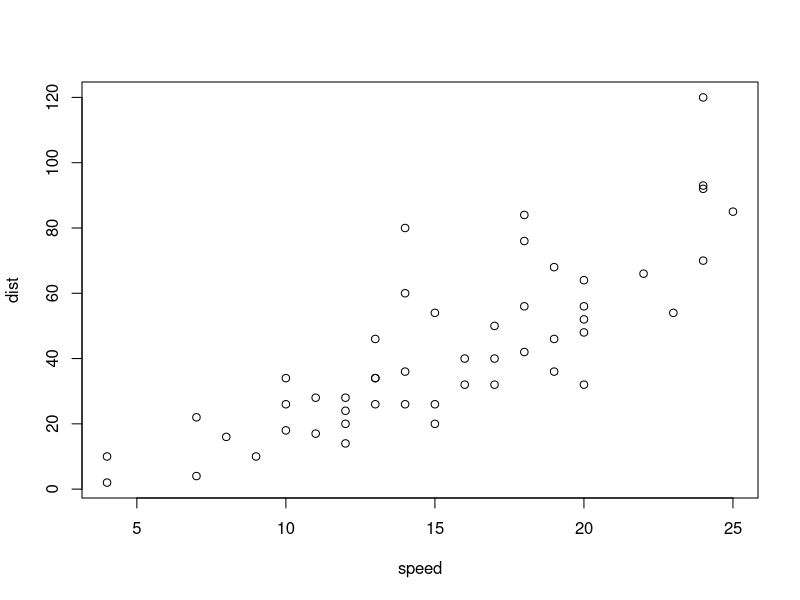
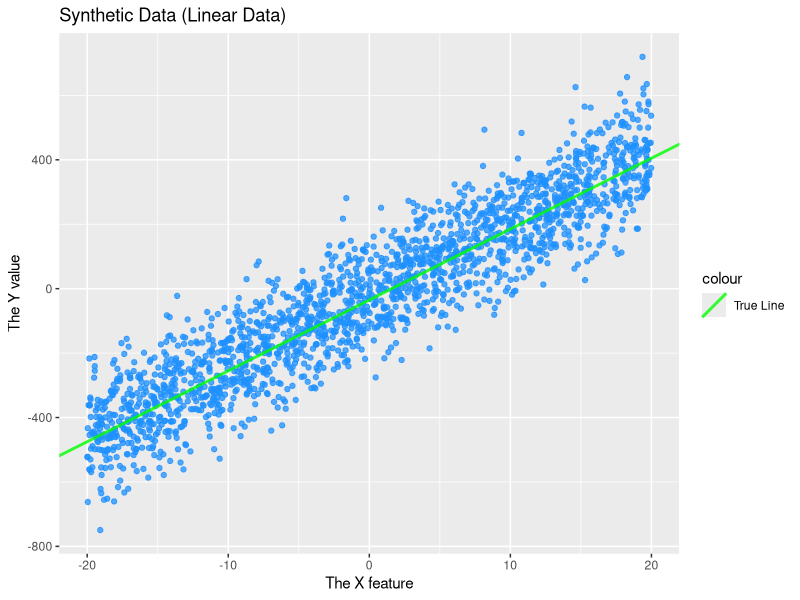
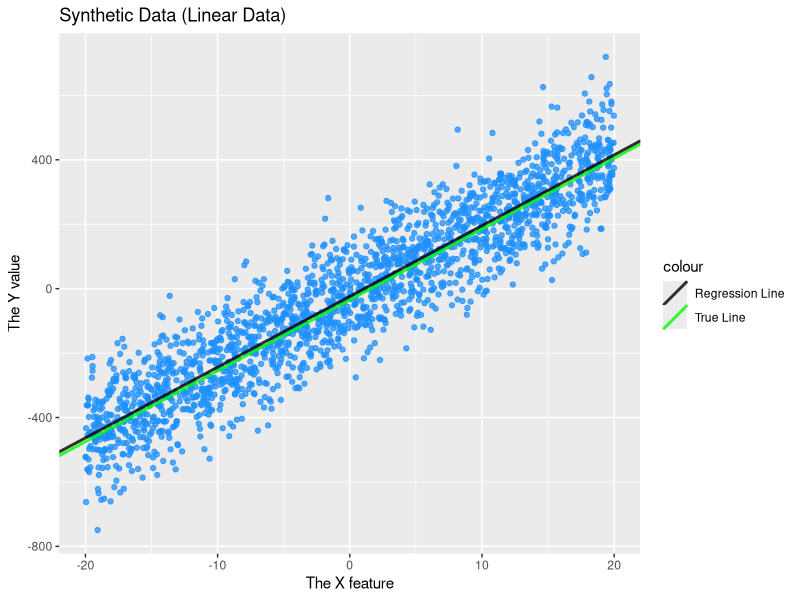
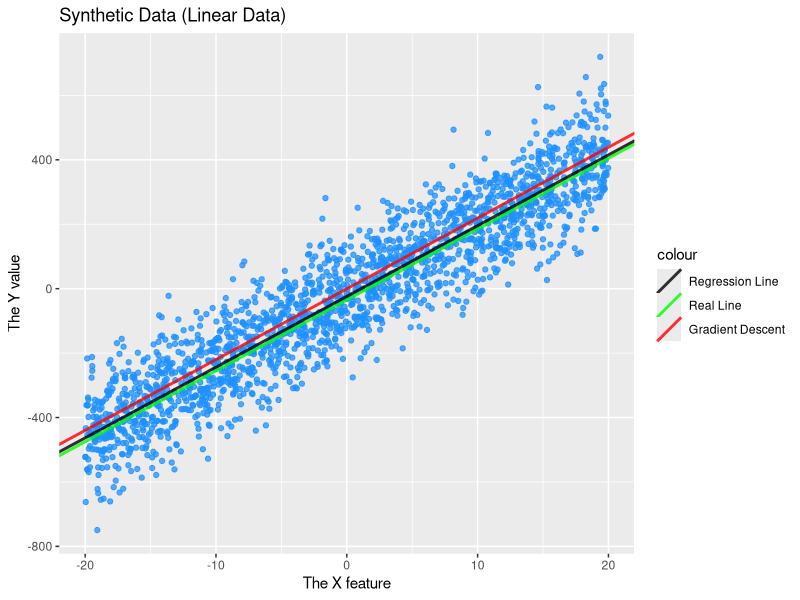
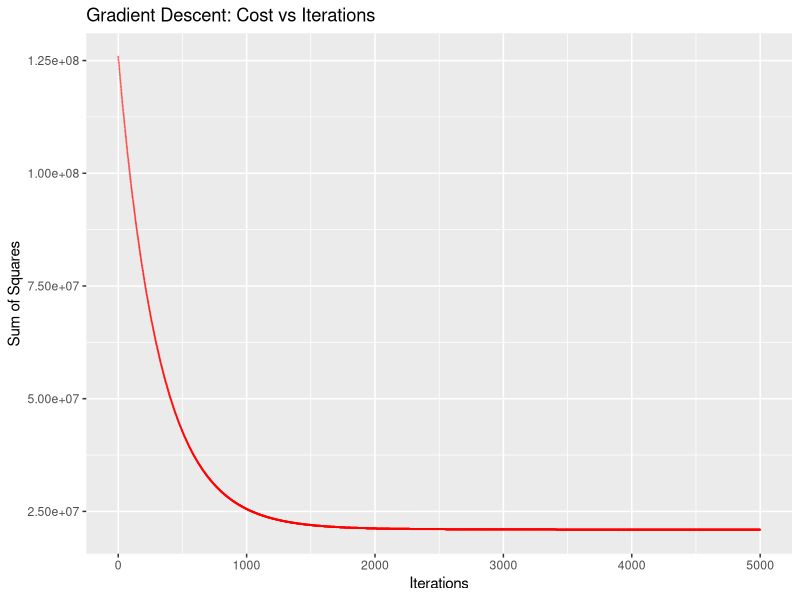
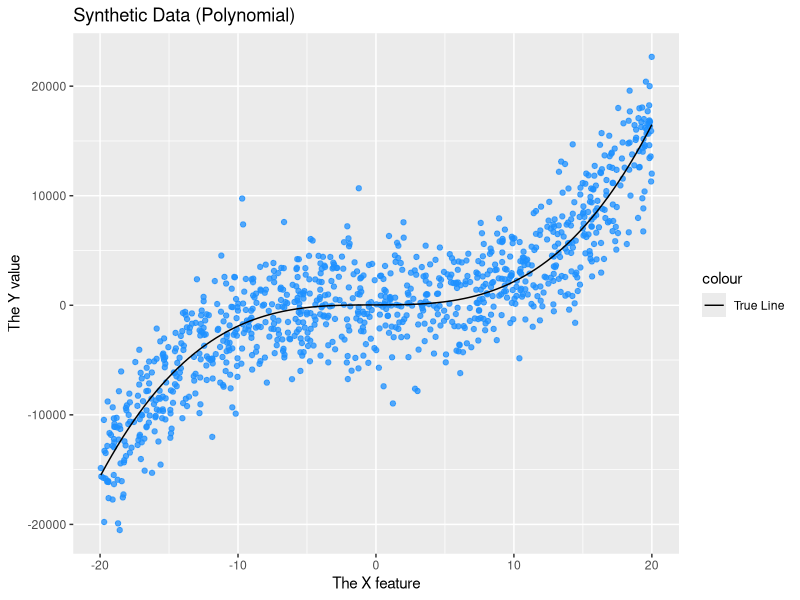
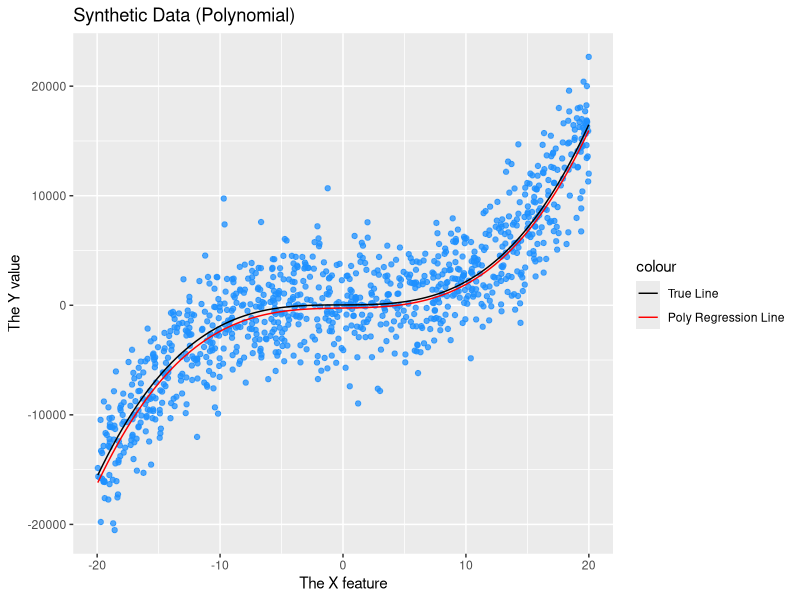
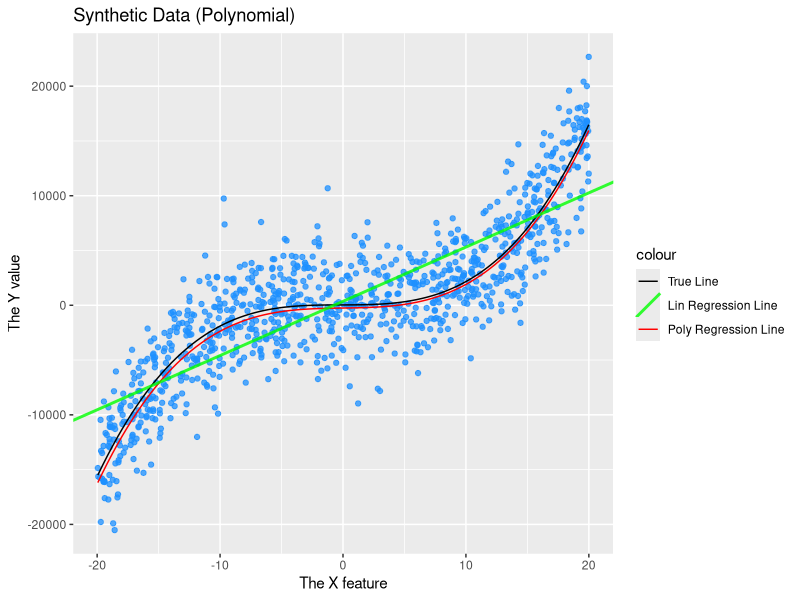

Source code (R) for these figures, in order:
## ---- chunk 1
plot(cars)
## ---- chunk 2
if (!require(ggplot2, quietly=TRUE)) {
  install.packages("ggplot2")
  library(ggplot2)
}

if (!require(GGally, quietly=TRUE)) {
  install.packages("GGally")
  library(GGally)
}
## ---- chunk 3
sumOfSquaresCost <- function(x, y, theta) {
  X <- matrix(c(1), ncol=length(x))
  X <- rbind(X, x)
  return(sum((y - (t(theta) %*% X)) ^ 2))
}

sumOfSquaresGrad <- function(x, y, theta) {
  X <- matrix(c(1), ncol=length(x))
  X <- rbind(X, x)
  tmp <- y - (t(theta) %*% X)
  rowWise <- sweep(X,MARGIN=2, tmp,`*`)
  return(-2 * matrix(rowSums(rowWise)))
}

sigmoidFunction <- function(x) {
  return(1/(1 + exp(-x)))
}

logisticCost <- function(x, y, theta) {
  X <- matrix(c(1), ncol=length(x))
  X <- rbind(X, x)
  h <- sapply(t(theta) %*% X, sigmoidFunction)
  totalCost <- 0
  for (i in 1:length(h)) {
    elementCost <- -(y[i] * log(h[i])) - ((1 - y) * log(1 - h[i]))
    totalCost <- totalCost + elementCost
  }
  return(totalCost)
}

logisticCostGrad <- function(x, y, theta) {
  X <- matrix(c(1), ncol=length(x))
  X <- rbind(X, x)
  h <- sapply(t(theta) %*% X, sigmoidFunction)
  tmp <- h - y
  rowWise <- sweep(X,MARGIN=2, tmp,`*`)
  return(matrix(rowSums(rowWise)))
}

polySumOfSquaresCost <- function(x, y, genFunction) {
  return(sum((y - sapply(x, genFunction)) ^ 2))
}
## ---- chunk 4
gradDescent <- function(x, y, theta, costFun, costGrad, alpha, maxIter, verbose=FALSE) {
  cost <- c(length=maxIter + 1)
  cost[1] <- costFun(x, y, theta)
  iter <- 0
  while (iter < maxIter) {
    theta <- theta - (alpha * costGrad(x, y, theta))
    iterCost <- costFun(x, y, theta)
    cost[iter + 2] <- iterCost
    if (verbose) {
      print(sprintf("Iter: %f/%f, Cost: %f", iter + 1, maxIter, iterCost))
    }
    iter <- iter + 1
  }
  return(list("theta"=theta, "cost"=cost))
}
## ---- chunk 5
linearTheta <- matrix(c(-35, 22))
dataSize <- 2000
# Don't forget that seed
set.seed(123)
# Generate the x values between -20 and 20
linearX <- runif(dataSize, min=-20, max=20)
# To generate y, we need to append a row of 1's for the intercept
linearM <- matrix(c(1), ncol=length(linearX))
linearM <- rbind(linearM, linearX)
# The actual generation. Do matrix multiplication to generate the line values then add normal noise
linearY <- c(t(linearTheta) %*% linearM + rnorm(length(linearX), mean=10, sd=100))
## ---- chunk 6
# Store in a data frame so we can plot it
linearDf <- data.frame(x=linearX, y=linearY)
linearPlot <- ggplot(linearDf, aes(x, y)) +
  geom_point(colour="dodgerblue",alpha=0.75) +
  geom_abline(aes(colour="green", intercept=linearTheta[1], slope=linearTheta[2]), alpha=0.8, size=1) +
  scale_color_identity(labels=c("True Line"), guide="legend") +
  ggtitle("Synthetic Data (Linear Data)") +
  labs(y="The Y value", x = "The X feature")
linearPlot
## ---- chunk 7
linearDataRegression <- lm(linearY ~ linearX)
linearDataRegression
## ---- chunk 8
linearPlot <- linearPlot +
  geom_abline(aes(colour="black", intercept=linearDataRegression$coefficients[1], slope=linearDataRegression$coefficients[2]), alpha=0.8, size=1) +
  scale_color_identity(labels=c("Regression Line", "True Line"), guide="legend")
linearPlot
## ---- chunk 9
initTheta <- matrix(c(1, 2))
gradResults <- gradDescent(linearX, linearY, initTheta, sumOfSquaresCost, sumOfSquaresGrad, 3E-9, 5000)
gradResults$theta
## ---- chunk 10
linearPlot <- linearPlot +
  geom_abline(aes(colour="red", intercept=gradResults$theta[1], slope=gradResults$theta[2]), alpha=0.8, size=1) +
  scale_color_identity(labels=c("Regression Line", "Real Line", "Gradient Descent"), guide="legend")
linearPlot
## ---- chunk 11
gradDf <- data.frame(iter=1:length(gradResults$cost), cost=gradResults$cost)
costP <- ggplot(gradDf, aes(iter, cost)) +
  geom_point(colour="red",alpha=0.75, shape=42) +
  ggtitle("Gradient Descent: Cost vs Iterations") +
  labs(y="Sum of Squares", x = "Iterations")
costP
## ---- chunk 12
# Real line
sumOfSquaresCost(linearX, linearY, linearTheta)
sumOfSquaresCost(linearX, linearY, linearTheta) / length(linearX)
# Built in R lm (Maximum likelihood estimator?)
mleTheta <- matrix(c(linearDataRegression$coefficients))
sumOfSquaresCost(linearX, linearY, mleTheta)
sumOfSquaresCost(linearX, linearY, mleTheta) / length(linearX)
# Gradient Descent
sumOfSquaresCost(linearX, linearY, gradResults$theta)
sumOfSquaresCost(linearX, linearY, gradResults$theta) / length(linearX)
## ---- chunk 13
summary(linearDataRegression)
## ---- chunk 14
# First off, let's create a function that will create a function for a particular theta
genYFunction <- function(t) {
  genY <- function(x) {
    return((t[4] * (x ^ 3)) + (t[3] * (x ^ 2)) + (t[2] *  x) - t[1])
  }
  return(genY)
}

polyTheta <- matrix(c(-33, 3, 1, 2))
dataSize <- 1000
# Another. 10 because class starts at 10.
set.seed(10)
polyX <- runif(dataSize, min=-20, max=20)
realFunction <- genYFunction(polyTheta)
polyY <- sapply(polyX, realFunction) + rnorm(length(polyX), mean=32, sd=3000)
## ---- chunk 15
# Store in df to plot
polyDf <- data.frame(x=polyX, y=polyY)
polyP <- ggplot(polyDf, aes(x, y)) +
  geom_point(colour="dodgerblue",alpha=0.75) +
  stat_function(fun = realFunction, aes(colour = "black")) +
  scale_color_identity(labels=c("True Line"), guide="legend") +
  ggtitle("Synthetic Data (Polynomial)") +
  labs(y="The Y value", x = "The X feature")
polyP
## ---- chunk 16
# While we still use lm(), the parameters are different now
nonlinReg <- lm(polyY ~ polyX + I(polyX^2) + I(polyX^3))
nonlinReg
## ---- chunk 17
polyFitFunction <- genYFunction(nonlinReg$coefficients)
polyP <- polyP +
  stat_function(fun = polyFitFunction, aes(colour = "red")) +
  scale_color_identity(labels=c("True Line", "Poly Regression Line"), guide="legend")
polyP
## ---- chunk 18
linReg <- lm(polyY ~ polyX)
linReg
## ---- chunk 19
polyP <- polyP +
  geom_abline(aes(colour="green", intercept=linReg$coefficients[1], slope=linReg$coefficients[2]), alpha=0.8, size=1) +
  scale_color_identity(labels=c("True Line", "Lin Regression Line", "Poly Regression Line"), guide="legend")
polyP
## ---- chunk 20
# Real line
polySumOfSquaresCost(polyX, polyY, realFunction)
polySumOfSquaresCost(polyX, polyY, realFunction) / length(polyX)
# Polynomial regression
polySumOfSquaresCost(polyX, polyY, polyFitFunction)
polySumOfSquaresCost(polyX, polyY, polyFitFunction) / length(polyX)
# Linear regression
mleTheta <- matrix(c(linReg$coefficients))
sumOfSquaresCost(polyX, polyY, mleTheta)
sumOfSquaresCost(polyX, polyY, mleTheta) / length(polyX)
## ---- chunk 21
summary(nonlinReg)
summary(linReg)
## ---- chunk 22
iris
## ---- chunk 23
ggpairs(iris, aes(colour = Species, alpha = 0.4), columns = 1:4, title = "Iris Pairwise Features plot")
## ---- chunk 24
# Filter for desired classes
onlySetosa = iris[iris$Species == "setosa", ]
onlyVersicolor = iris[iris$Species == "versicolor", ]
# Create train and test 75/25 split
# Surprise, another seed
set.seed(410)
setosaSplit <- sample.int(n = nrow(onlySetosa), size = floor(0.75 * nrow(onlySetosa)), replace = F)
versicolorSplit <- sample.int(n = nrow(onlyVersicolor), size = floor(0.75 * nrow(onlyVersicolor)), replace = F)
trainSetosa <- onlySetosa[setosaSplit,]
trainVersicolor <- onlyVersicolor[versicolorSplit, ]
testSetosa <- onlySetosa[-setosaSplit, ]
testVersicolor <- onlyVersicolor[-versicolorSplit, ]
irisTrain <- rbind(trainSetosa, trainVersicolor)
irisTest <- rbind(testSetosa, testVersicolor)
# Fix up the metadata since we're skipping a class
irisTrain$Species <- factor(irisTrain$Species)
irisTest$Species <- factor(irisTest$Species)
irisTrain
irisTest
## ---- chunk 25
filteredDataset <- rbind(onlySetosa, onlyVersicolor)
ggpairs(filteredDataset, aes(colour = Species, alpha = 0.4), columns = 1:4, title = "Pairwise Features plot")
## ---- chunk 26
irisRegression <- glm(formula=Species ~ Sepal.Length + Sepal.Width + Petal.Length + Petal.Width, family=binomial, data=irisTrain)
## ---- chunk 27
# Train
irisTrainPrediciton <- predict(irisRegression, irisTrain, type="response")
table(actual=irisTrain$Species, predicted=irisTrainPrediciton>.5)
## ---- chunk 28
# Test
irisTestPrediction <- predict(irisRegression, irisTest, type="response")
table(actual=irisTest$Species, predicted=irisTestPrediction>.5)
## ---- chunk 29
onlyVirginica = iris[iris$Species == "virginica", ]
# Same deal with train and test
set.seed(410)
versicolorSplit <- sample.int(n = nrow(onlyVersicolor), size = floor(0.75 * nrow(onlyVersicolor)), replace = F)
virginicaSplit <- sample.int(n = nrow(onlyVirginica), size = floor(0.75 * nrow(onlyVirginica)), replace = F)
trainVersicolor <- onlyVersicolor[versicolorSplit, ]
trainVirginica <- onlyVirginica[virginicaSplit,]
testVersicolor <- onlyVersicolor[-versicolorSplit, ]
testVirginica <- onlyVirginica[-virginicaSplit, ]
irisTrain <- rbind(trainVersicolor, trainVirginica)
irisTest <- rbind(testVersicolor, testVirginica)
# Fix up the metadata since we're skipping a class
irisTrain$Species <- factor(irisTrain$Species)
irisTest$Species <- factor(irisTest$Species)
irisTrain
irisTest
## ---- chunk 30
filteredDataset <- rbind(onlyVersicolor, onlyVirginica)
ggpairs(filteredDataset, aes(colour = Species, alpha = 0.4), columns = 1:4, title = "Pairwise Features plot")
## ---- chunk 31
irisRegression <- glm(formula=Species ~ Sepal.Length + Sepal.Width + Petal.Length + Petal.Width, family=binomial, data=irisTrain)
## ---- chunk 32
# Train
irisTrainPrediciton <- predict(irisRegression, irisTrain, type="response")
table(actual=irisTrain$Species, predicted=irisTrainPrediciton>.5)
## ---- chunk 33
# Test
irisTestPrediction <- predict(irisRegression, irisTest, type="response")
table(actual=irisTest$Species, predicted=irisTestPrediction>.5)
## ---- chunk 34
irisRegression <- glm(formula=Species ~ Sepal.Length + Sepal.Width, family=binomial, data=irisTrain)
## ---- chunk 35
# Train
irisTrainPrediciton <- predict(irisRegression, irisTrain, type="response")
trainConfusion <- table(actual=irisTrain$Species, predicted=irisTrainPrediciton>.5)
trainConfusion
## ---- chunk 36
# Test
irisTestPrediction <- predict(irisRegression, irisTest, type="response")
testConfusion <- table(actual=irisTest$Species, predicted=irisTestPrediction>.5)
testConfusion
## ---- chunk 37
f1Score <- function(confusionMatrix) {
  return((2 * confusionMatrix[4]) / ((2 * confusionMatrix[4]) + confusionMatrix[2] + confusionMatrix[3]))
}
f1Score(trainConfusion)
f1Score(testConfusion)
